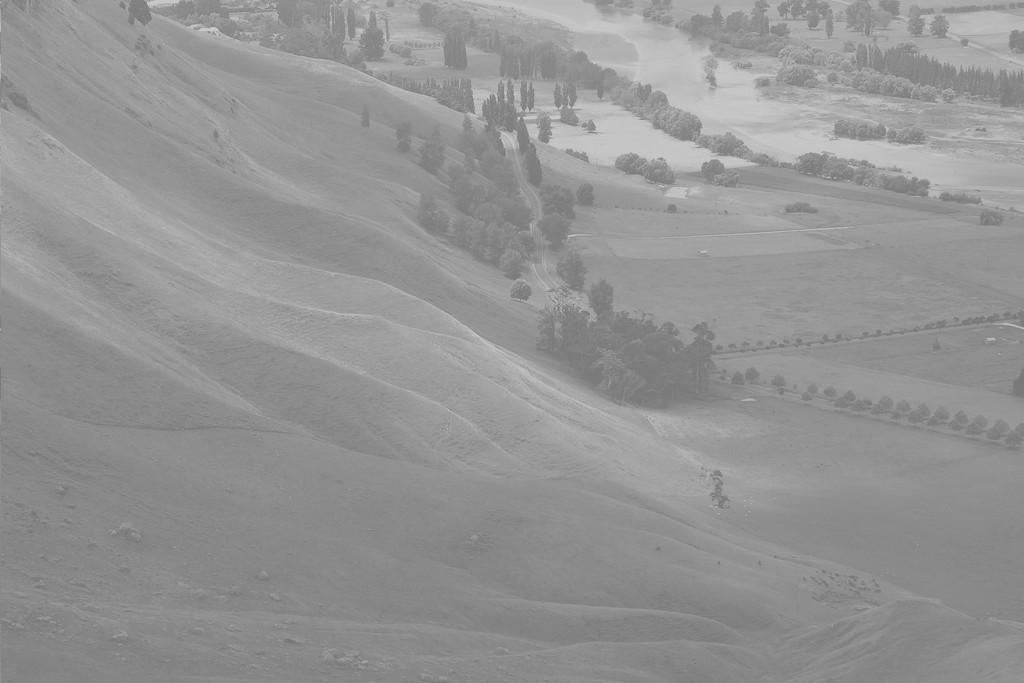
%> input picture Dữ liệu bài tập/Buổi 04 (07-12-C)/bay.jpg, 1024 x 683 px
$ octave Ex4_3.m   (GNU Octave 9; MATLAB toolbox functions it lacks are replaced by stand-ins)
%> lines starting %> are read from the running program, lines starting %| are printed output that depends on the picture
%Ex4_3 Histogram

clear, clc, close all;

%%%%%%%%%%%%%%%%%%%%%%%%%%%%%%%%%%%%%%%%%%%%%%%%%%%%
%pkg load image;
%Load image test
I = imread('bay.jpg');
%> I is the input picture: size 683x1024 uint8; min 114, max 212, mean 148

FS = 15; %Font-size of caption

[count, bins] = imhist(I);
%> count = 256 values, max 30266 at index 138, min 0 at index 1, mean 2732; bins = 256 values from 0 to 255

%plot the histogram of the image
subplot(1, 2, 1), imshow(I), title('Original image', "fontsize", FS);
subplot(1, 2, 2), bar(bins, count);
set(gca, "fontsize", FS); grid on;
xlim = ([0 255]); ylim = ([0 max(count(:) + 500)]);
%> after `ylim = ([0 max(count(:) + 500)])`: ylim = [0 30766]
xlabel("Gray level"); ylabel("% of pixels");
%> after `ylabel("% of pixels")`:
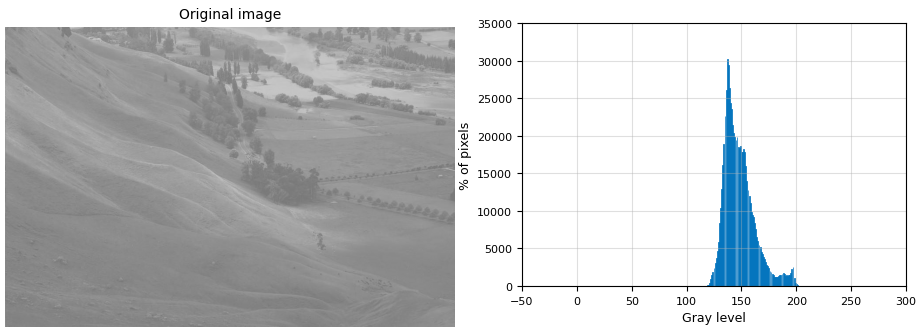
%> figure redrawn from the program's plot data, 2 panels
